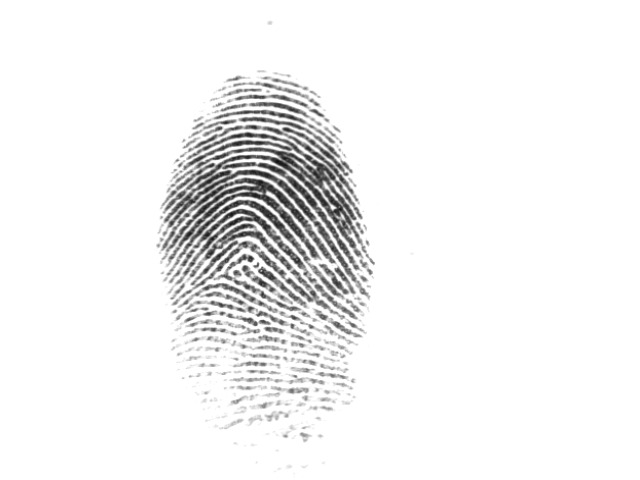
#> input picture fingerprint/fing.jpeg, 640 x 480 px
$ python minutiaeExtract.py
#> lines starting #> are read from the running program, lines starting #| are printed output that depends on the picture; after the words box and inside, x2 and y2 are one past the last pixel; in counts of white or black regions, pixels touching at a corner belong together
#> in extract_minutiae_segments, fingerprint is the input picture: shape (480, 640, 3); min 14, max 255, mean 241.6
#path not given
import os
import cv2
import numpy as np
def extract_minutiae(image):
    # Convert the image to grayscale
    gray = cv2.cvtColor(image, cv2.COLOR_BGR2GRAY)

    # Perform image enhancement, ridge segmentation, and minutiae extraction (replace with your actual code)
    enhanced_image = cv2.equalizeHist(gray)
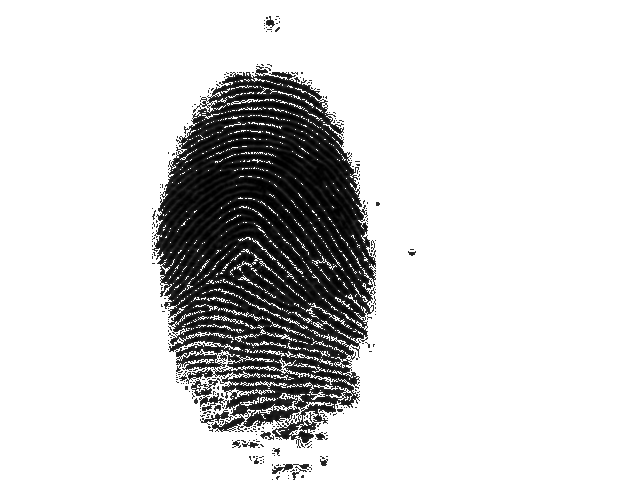
#> enhanced_image: shape (480, 640); min 0, max 255, mean 213.6
    _, binary_image = cv2.threshold(enhanced_image, 128, 255, cv2.THRESH_BINARY)
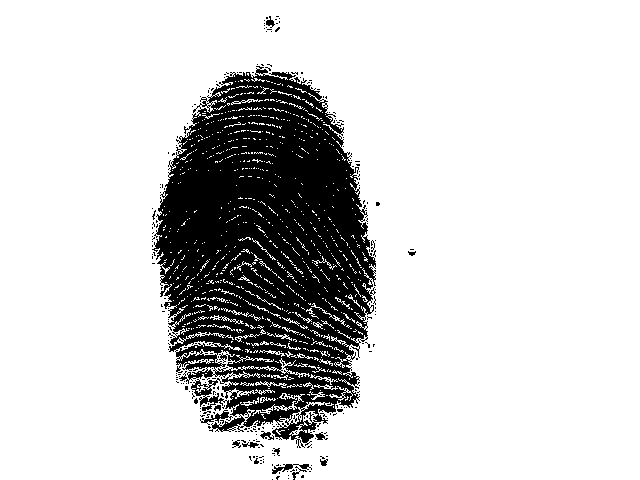
#> binary_image: shape (480, 640); 82.1% white; 277 black regions (263 under 20 px), largest, box (x1, y1, x2, y2) and area: (152, 66, 376, 448) 53285, (200, 410, 233, 425) 147, (272, 464, 312, 474) 146

    # Assuming minutiae coordinates are stored in a variable named minutiae_points
    minutiae_points = [(x, y) for y in range(binary_image.shape[0]) for x in range(binary_image.shape[1]) if binary_image[y, x] == 255]
#> minutiae_points = 252350 items

    return minutiae_points
def extract_minutiae_segments(image_path, num_segments=4):
    # Load fingerprint image
    fingerprint = cv2.imread(image_path)

    minu_points = extract_minutiae(fingerprint)
#> minu_points = 252350 items

    minutiae_img = np.zeros(fingerprint.shape, np.uint8)

    # Draw each extracted (x, y) point
    for x, y in minu_points:
        cv2.circle(minutiae_img, (x, y), 1, 255, -1)
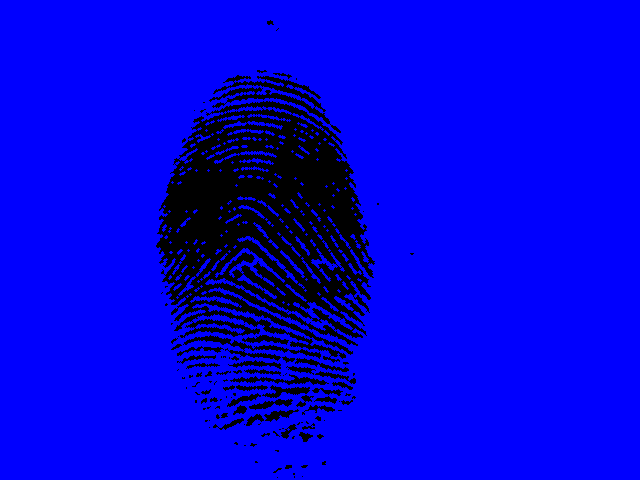
#> minutiae_img: shape (480, 640, 3); mean of channels 0, 1, 2 222.3, 0, 0; drawn as B, G, R

    # Display binary minutiae image
    cv2.imshow('Minutiae Points', minutiae_img)
    cv2.waitKey(0)
    cv2.destroyAllWindows()

    # Split into segments
    segments = np.array_split(minu_points, num_segments)
#> segments = 4 items

    # Return array of segments
    return list(map(list, segments))

# Example usage
script_dir = os.path.dirname(os.path.abspath(__file__))
image_path = os.path.join(script_dir, 'fing.jpeg')
result_segments = extract_minutiae_segments(image_path)
#> result_segments = 4 items
print(result_segments)
#> (printed output is left out)
